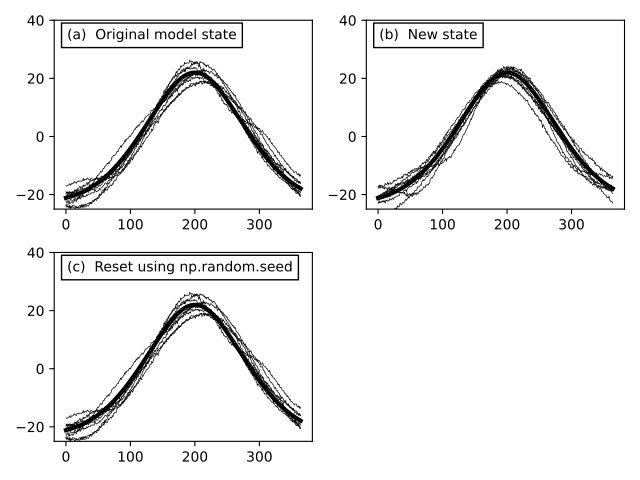

Python code for this plot:
import numpy as np
import matplotlib.pyplot as plt
import power1d

J        = 8    # sample size
Q        = 365  # continuum size

# construct baseline geometry:
g0       = power1d.geom.GaussianPulse( Q , q=200 , fwhm=190 , amp=40 )
g1       = power1d.geom.Constant( Q , amp=23 )
baseline = g0 - g1  # subtract the geometries

# construct signal geometry:
signal   = power1d.geom.GaussianPulse( Q , q=200 , fwhm=100 , amp=5 )

# construct noise model:
noise0   = power1d.noise.Gaussian( J , Q , mu = 0 , sigma = 0.3 )
noise1   = power1d.noise.SmoothGaussian( J , Q , mu = 0 , sigma = 3 , fwhm = 70 )
noise    = power1d.noise.Additive( noise0 , noise1 )

# create data sample model:
model    = power1d.models.DataSample( baseline, signal, noise, J=J )

# visualize
fig,axs  = plt.subplots(2, 2, tight_layout=True)
axs[1,1].set_visible( False )

np.random.seed(12345)
model.random()
model.plot( ax=axs[0,0] )

model.random()
model.plot( ax=axs[0,1] )

np.random.seed(12345)
model.random()
model.plot( ax=axs[1,0] )

plt.setp(axs, ylim=(-25, 40))

# add panel labels:
labels   = '(a)  Original model state', '(b)  New state', '(c)  Reset using np.random.seed'
for ax,s in zip( axs.ravel() , labels ):
        ax.text(0.05, 0.9, s, transform=ax.transAxes, bbox=dict(facecolor='w'))
